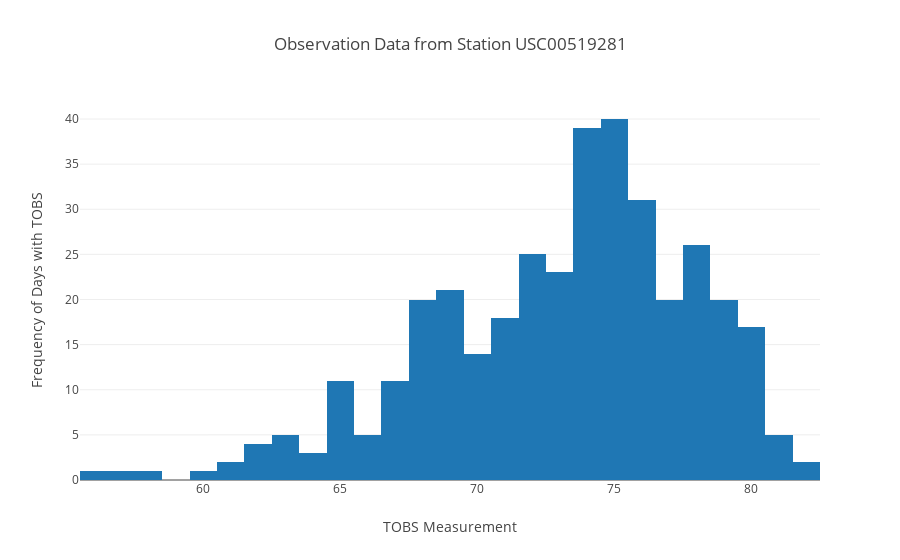

Here is the notebook cell this chart was saved with:
### Markdown cell above
## Plot TOBS Data

### Code cell
# create a histogram via plotly
x = tobs_df.tobs


data = [go.Histogram(x=x)]


# Edit the layout
layout = dict(title = 'Observation Data from Station USC00519281',
              xaxis = dict(title = 'TOBS Measurement'),
              yaxis = dict(title = 'Frequency of Days with TOBS'),
              )

fig = go.Figure(data=data, layout=layout)

# iplot allows for offline Plotly graphing
iplot(fig, filename='basic histogram')

### Figure 1 — Plotly figure (JSON) as saved in the notebook; plotly's stock layout.template omitted (floating-point values rounded to 4 significant figures; data arrays with more than 128 entries replaced by an {"elided": "..."} marker saying what was removed)
{"data": [{"type": "histogram", "uid": "9256e54d-1aff-4daa-ba0a-836dbc244e49", "x": {"elided": "366 int values"}}], "layout": {"title": {"text": "Observation Data from Station USC00519281"}, "xaxis": {"title": {"text": "TOBS Measurement"}}, "yaxis": {"title": {"text": "Frequency of Days with TOBS"}}}}
